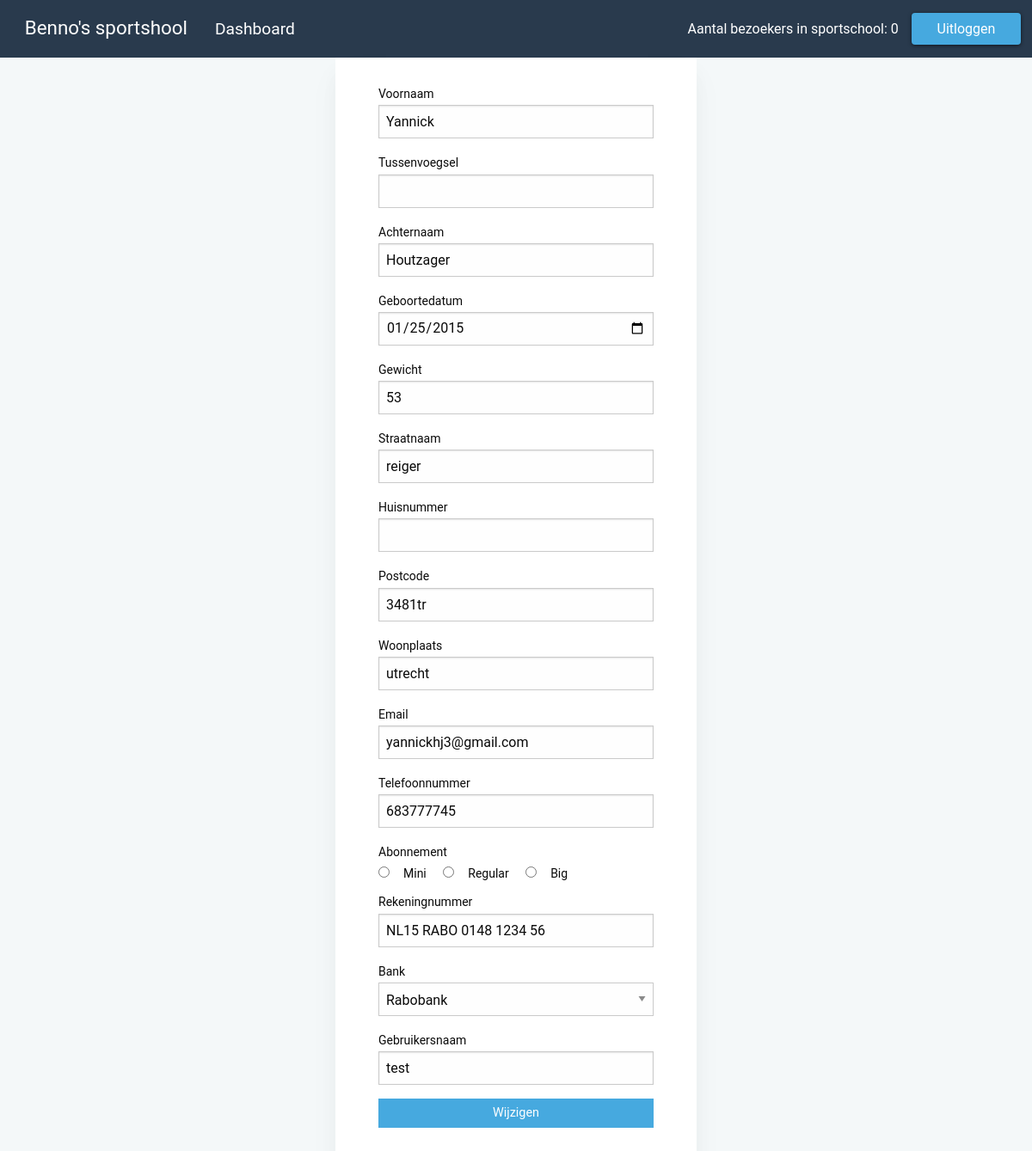
Screenshot of /update.php (signed in) with the database file from the repository.
### tables this page shows
CREATE TABLE `leden` (
  `lid_id` int(50) NOT NULL,
  `pas_code` varchar(256) NOT NULL,
  `lid_voornaam` varchar(256) NOT NULL,
  `lid_tsnvoegsel` varchar(256) NOT NULL,
  `lid_achternaam` varchar(256) NOT NULL,
  `lid_gewicht` int(50) NOT NULL,
  `lid_geboortedatum` date NOT NULL,
  `lid_email` varchar(256) NOT NULL,
  `lid_huisnr` int(50) NOT NULL,
  `lid_postcode` varchar(50) NOT NULL,
  `lid_straatnaam` varchar(256) NOT NULL,
  `lid_tel` int(50) NOT NULL,
  `lid_woonplaats` varchar(256) NOT NULL,
  `lid_rekeningnr` varchar(256) NOT NULL,
  `lid_bank` varchar(256) NOT NULL,
  `lid_abbo` varchar(256) NOT NULL,
  `lid_uid` varchar(256) NOT NULL,
  `lid_pwd` varchar(256) NOT NULL,
  `lid_registerdate` date NOT NULL,
  `IsLoggedIn` varchar(10) NOT NULL
);

### update.php (the view, shortened to what this page needs)
<?php
  include_once 'header.php'
?>
<?php
    $sql = "SELECT * FROM leden WHERE lid_uid = '" . $_SESSION['lid_uid'] . "'";
    $result = mysqli_query($conn, $sql);
    $row = mysqli_fetch_array($result)
?>
 <div class="grid-x align-center">
 <div class="cell shrink form-card">
<?php
        echo '<form action="includes/update.inc.php" method="POST">';
        echo '<label>Voornaam<input type="text" name=u_voornaam value="' . $row["lid_voornaam"] . '" placeholder=""/></label>';
        echo '<label>Tussenvoegsel<input type="text" name=u_tsnvoegsel value="' . $row["lid_tsnvoegsel"] . '" placeholder=""/></label>';
        echo '<label>Achternaam<input type="text" name=u_achternaam value="' . $row["lid_achternaam"] . '" placeholder=""/></label>';
        echo '<label>Geboortedatum<input type="date" name=u_geboortedatum value="' . $row["lid_geboortedatum"] . '" placeholder=""/></label>';
        echo '<label>Gewicht<input type="text" name=u_gewicht value="' . $row["lid_gewicht"] . '" placeholder=""/></label>';
        echo '<label>Straatnaam<input type="text" name=u_straatnaam value="' . $row["lid_straatnaam"] . '" placeholder=""/></label>';
        echo '<label>Huisnummer<input type="text" name=u_huisnummer value="' . $row["lid_huisnummer"] . '" placeholder=""/></label>';
        echo '<label>Postcode<input type="text" name=u_postcode value="' . $row["lid_postcode"] . '" placeholder=""/></label>';
        echo '<label>Woonplaats<input type="text" name=u_woonplaats value="' . $row["lid_woonplaats"] . '" placeholder=""/></label>';
        echo '<label>Email<input type="text" name=u_email value="' . $row["lid_email"] . '" placeholder=""/></label>';
        echo '<label>Telefoonnummer<input type="text" name=u_tel value="' . $row["lid_tel"] . '" placeholder=""/></label>';
        echo '<label>Abonnement<br>
            <input type="radio" name="u_abbo" id="mini" value="Mini"><label for="mini">Mini</label>
            <input type="radio" name="u_abbo" id="regular" value="Regular"><label for="regular">Regular</label>
            <input type="radio" name="u_abbo" id="big" value="Big"><label for="big">Big</label></label>';
        echo '<label>Rekeningnummer<input type="text" name=u_rekeningnr value="' . $row["lid_rekeningnr"] . '" placeholder=""/></label>';
        echo ' <label>Bank
        <select name="u_bank" value="' . $row["lid_bank"] . '" required>
        <option value="Rabobank">Rabobank</option>
        <option value="ING">ING</option>
        <option value="ABN Ambro">ABN Ambro</option>
        <option value="Triodos Bank">Triodos Bank</option>
        <option value="Deltra Lloyd">Delta Lloyd</option>
        <option value="AEGON Bank">AEGON Bank</option>
        <option value="NN Bank">NN Bank</option>
        </select>';
        echo '<label>Gebruikersnaam<input type="text" name=u_uid value="' . $row["lid_uid"] . '" placeholder=""/>';
        echo '<input class="button" type="submit" value="Wijzigen"/>';
        echo'</form>';
    ?>
    </div>
    </div>
    <?php
  include_once 'footer.php'
?>

### rows the page displays
leden: u_voornaam "Yannick", u_achternaam "Houtzager", u_geboortedatum "01/25/2015", u_gewicht "53", u_straatnaam "reiger", u_postcode "3481tr", u_woonplaats "utrecht", u_email "yannickhj3@gmail.com", u_tel "683777745", u_rekeningnr "NL15 RABO 0148 1234 56", u_bank "Rabobank", u_uid "test"

### other values shown
$result[0] "0"
